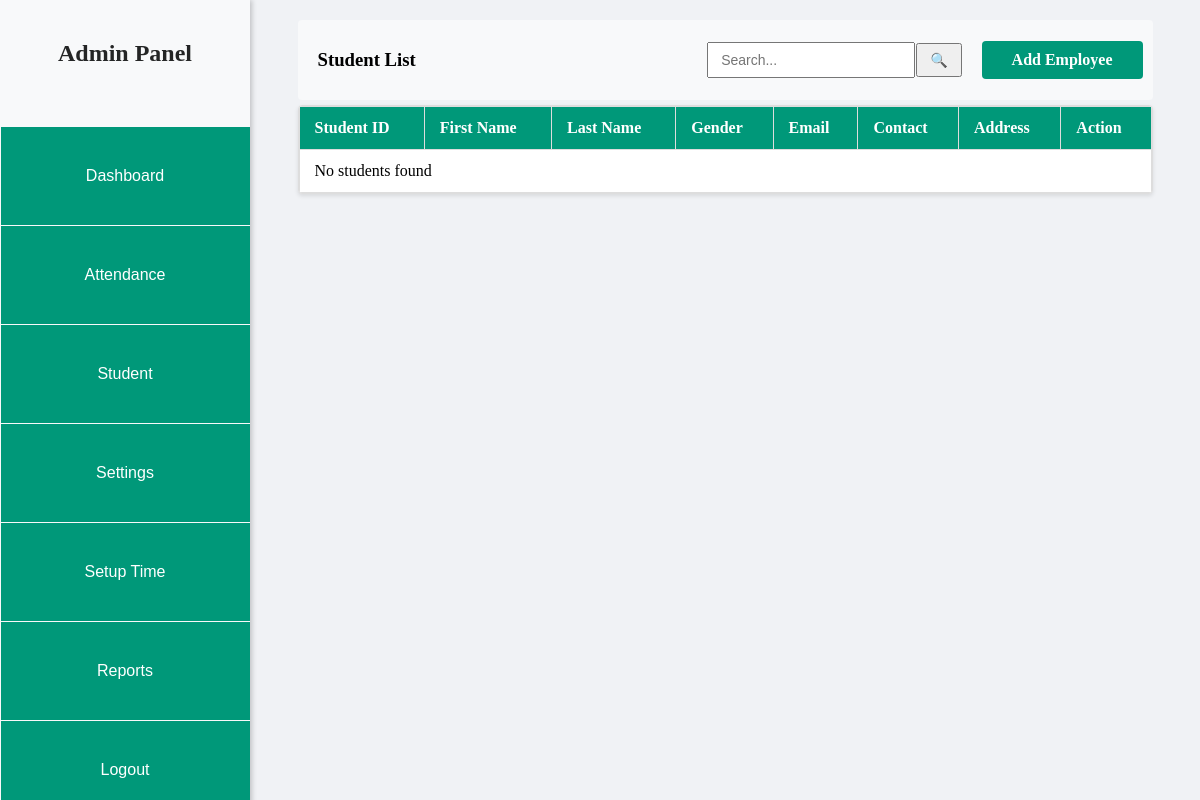
The app's page /ADMIN/student.php, older data.
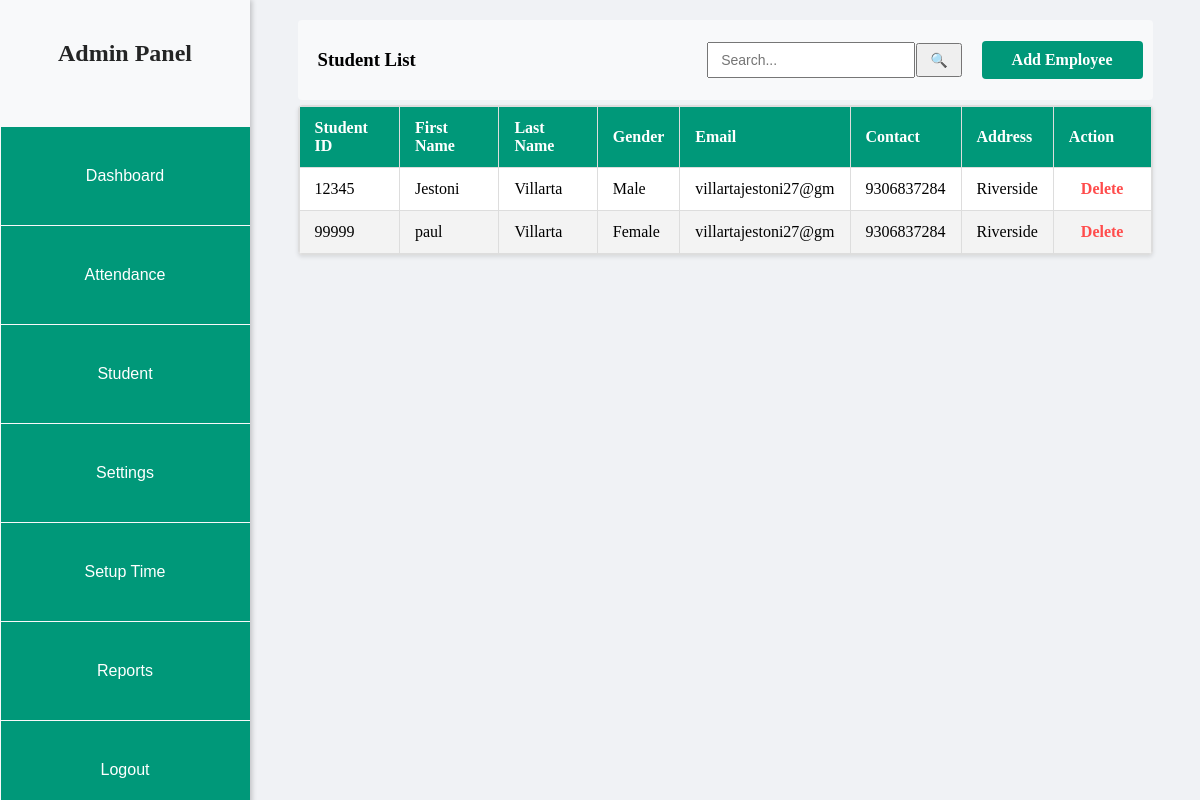
The same page, newer data.
### tables this page shows
CREATE TABLE `student_tbl` (
  `ID` int(11) NOT NULL,
  `STUDENT_ID` int(20) NOT NULL,
  `FIRST_NAME` varchar(20) NOT NULL,
  `LAST_NAME` varchar(20) NOT NULL,
  `GENDER` varchar(10) NOT NULL,
  `EMAIL` varchar(20) NOT NULL,
  `CONTACT` varchar(11) NOT NULL,
  `ADDRESS` varchar(50) NOT NULL
);

### ADMIN/student.php (the view, shortened to what this page needs)
<?php
include '../CONNECTION/connection.php';
$search = isset($_GET['search']) ? $conn->real_escape_string($_GET['search']) : '';
$sql = "SELECT STUDENT_ID, FIRST_NAME, LAST_NAME, GENDER, EMAIL, CONTACT, ADDRESS FROM student_tbl";
$result = $conn->query($sql);
?>
<!DOCTYPE html>
<html lang="en">
<head>
    <link rel="stylesheet" href="CSS/student.css">
    <link rel="stylesheet" href="CSS/sidenav.css">
    <link rel="stylesheet" href="https://cdnjs.cloudflare.com/ajax/libs/font-awesome/6.7.2/css/all.min.css"/>
</head>
<body>
    <div class="nav">
        <?php include 'sidenav.php'; ?>
    </div>
    <div class="table-button-wrapper">
        <h3>Student List</h3>
        <div class="button-search-group">
            <div class="search-container">
                <form method="GET">
                    <input type="text" name="search" placeholder="Search..." value="<?php echo htmlspecialchars($search); ?>">
                    <button type="submit">🔍</button>
                </form>
            </div>
            <a href="add.php" class="add-btn">Add Employee</a>
        </div>
    </div>
    <div class="table-wrapper">
        <div class="table-container">
            <table>
                <thead>
                    <tr>
                        <th>Student ID</th>
                        <th>First Name</th>
                        <th>Last Name</th>
                        <th>Gender</th>
                        <th>Email</th>
                        <th>Contact</th>
                        <th>Address</th>
                        <th>Action</th>
                    </tr>
                </thead>
                <tbody>
                    <?php
                    if ($result->num_rows > 0) {
                        while ($row = $result->fetch_assoc()) {
                            echo "<tr>
                                <td>" . htmlspecialchars($row["STUDENT_ID"]) . "</td>
                                <td>" . htmlspecialchars($row["FIRST_NAME"]) . "</td>
                                <td>" . htmlspecialchars($row["LAST_NAME"]) . "</td>
                                <td>" . htmlspecialchars($row["GENDER"]) . "</td>
                                <td>" . htmlspecialchars($row["EMAIL"]) . "</td>
                                <td>" . htmlspecialchars($row["CONTACT"]) . "</td>
                                <td>" . htmlspecialchars($row["ADDRESS"]) . "</td>
                                <td><a href='delete_student.php?id=" . $row["STUDENT_ID"] . "' class='delete-btn'>Delete</a></td>
                            </tr>";
                        }
                    } else {
                        echo "<tr><td colspan='8'>No students found</td></tr>";
                    }
                    ?>
                </tbody>
            </table>
        </div>
    </div>
</body>
</html>

### ADMIN/sidenav.php (shortened to what this page needs)
<!DOCTYPE html>
<html lang="en">
<head>
    <link rel="stylesheet" href="CSS/sidenav.css">
</head>
<body>
    <div class="sidebar">
        <h2>Admin Panel</h2>
        <ul>
        <li><button onclick="location.href='dashboard.php'">Dashboard</button></li>
        <li><button onclick="location.href='attendance.php'">Attendance</button></li>
        <li><button onclick="location.href='student.php'">Student</button></li>
            <li><button onclick="location.href='settings.php'">Settings</button></li>
            <li><button onclick="location.href='set_time.php'">Setup Time</button></li>
            <li><button onclick="location.href='reports.php'">Reports</button></li>
            <li><button onclick="location.href='../logout.php'">Logout</button></li>
        </ul>
    </div>
</body>
</html>

### ADMIN/CSS/student.css (style rules this page uses)
body { margin: 0; padding: 0; background-color: #f0f2f5; }
.table-wrapper { max-width: 90%; margin: 0 auto; background-color: #f0f2f5; }
h3 { padding-left: 20px; }
.table-button-wrapper { max-width: 90%; border-radius: 4px; background-color: #f8f9fa; margin: 0 auto 5px; display: flex; justify-content: space-between; align-items: center; height: 80px; padding: 0 ; margin-top: 20px; }
.add-btn { padding: 10px 30px; margin-right: 10px; background-color: #009879; color: #fff; text-decoration: none; border-radius: 4px; transition: background-color 0.3s ease; font-weight: bold; }
.table-container { background-color: #fff; border: 1px solid #ddd; border-radius: 4px; box-shadow: 0 2px 4px rgba(0, 0, 0, 0.1); max-height: calc(100vh - 150px); overflow-y: auto; overflow-x: auto; }
thead th { position: sticky; top: 0; z-index: 10; background-color: #009879; color: #ffffff; padding: 12px 15px; border: 1px solid #ddd; }
table { width: 100%; border-collapse: collapse; text-align: left; }
table th { background-color: #009879; color: #ffffff; padding: 12px 15px; border: 1px solid #ddd; }
table td { padding: 12px 15px; border: 1px solid #ddd; }
table tr:nth-of-type(even) { background-color: #f3f3f3; }
.delete-btn { color: #ff4c4c; text-decoration: none; font-weight: bold; padding: 6px 12px; border-radius: 4px; transition: background-color 0.3s ease; }
.button-search-group { display: flex; align-items: center; gap: 10px; }
.search-container { margin: 0; }
.search-container form { border-radius: 25px; padding: 5px 10px; display: flex; align-items: center; gap: 1px; }
.search-container input { width: 180px; padding: 8px 12px; font-size: 14px; }
.search-container button { padding: 7px 12px; font-size: 14px; }

### ADMIN/CSS/sidenav.css (style rules this page uses)
.sidebar { width: 250px; height: 100vh; background-color: #f8f9fa; color: #242525; position: fixed; top: 0; left: 0; padding-top: 20px; box-shadow: 2px 0 5px rgba(0, 0, 0, 0.2); }
.sidebar h2 { text-align: center; padding-bottom: 40px; }
.sidebar ul { list-style-type: none; padding: 0; margin: 0; }
.sidebar ul li { padding: 0.5px; text-align: center; }
.sidebar ul li button { width: 100%; padding: 40px; border: none; background-color: #009879; color: white; cursor: pointer; font-size: 16px; transition: 0.3s; }
body { margin-left: 250px; }

Row changes from the older to the newer data that the page shows:
added student_tbl: STUDENT_ID "12345", FIRST_NAME "Jestoni", LAST_NAME "Villarta", GENDER "Male", EMAIL "villartajestoni27@gm", CONTACT "9306837284", ADDRESS "Riverside"
added student_tbl: STUDENT_ID "99999", FIRST_NAME "paul", LAST_NAME "Villarta", GENDER "Female", EMAIL "villartajestoni27@gm", CONTACT "9306837284", ADDRESS "Riverside"
Text that changed along with them:
text no longer shown: "No students found"
